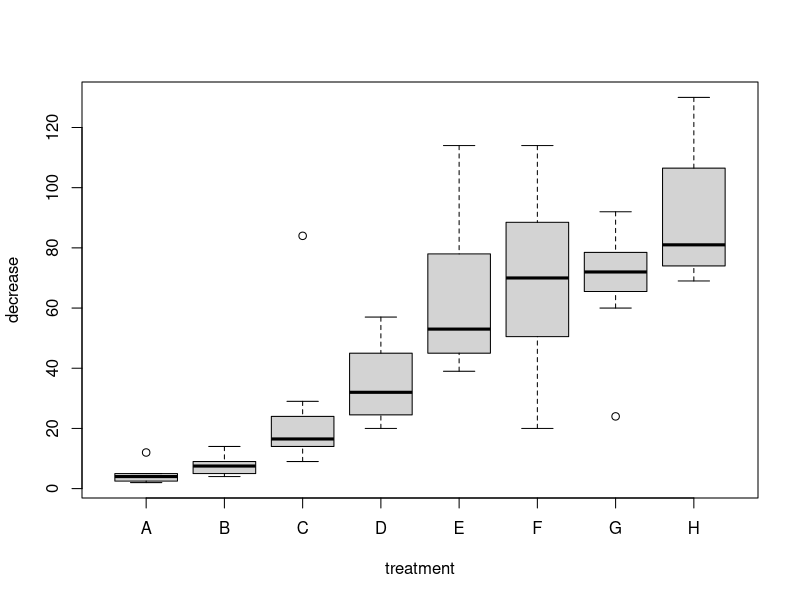

Source code (R):
# 1) OrchardSprays
# 2) lm vs gls
# 3) Contrasts
#   -> treatment(reference level)
#   -> successive difference contrast(A-B, B-C, C-D...)

data("OrchardSprays")
str(OrchardSprays)

plot(decrease~treatment,data=OrchardSprays)

model1=lm(decrease~treatment,data=OrchardSprays)
summary(model1)

library(nlme)
model2=gls(decrease~treatment,data=OrchardSprays)
model3 = update(model2,weights=varIdent(form=~1|treatment))
AIC(model2,model3)

summary(model3)

#successive different contrasts
library(MASS) #VEne=abes & Ripley
#contr.sdif()

options(contrasts=c("contr.sdif","contr.sdif"))

model4=gls(decrease~treatment,data=OrchardSprays)
model5 = update(model2,weights=varIdent(form=~1|treatment))

summary(model5)

